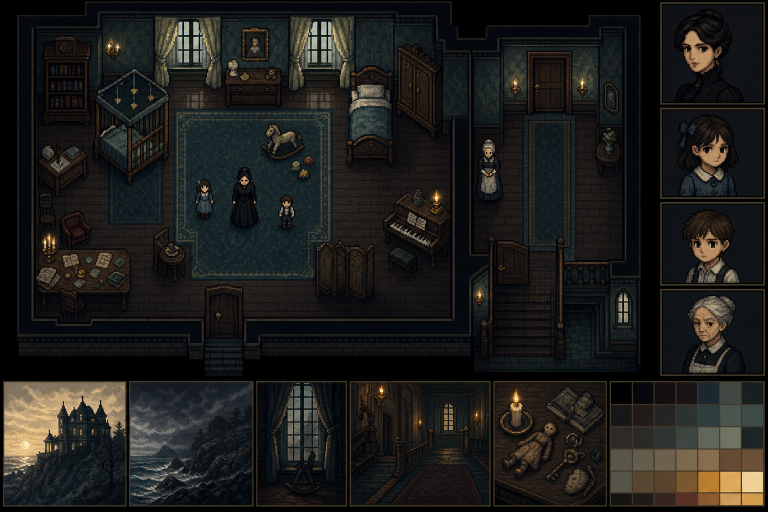
#> input picture v021/generated/50-art/style-anchor.png, 1536 x 1024 px (shown at 1/2 size)
$ python build-art-manifest.py
#> lines starting #> are read from the running program, lines starting #| are printed output that depends on the picture
import json
from pathlib import Path
from PIL import Image

ROOT = Path(__file__).resolve().parents[1]
ART = ROOT / "generated" / "50-art"
ASSETS = ROOT / "assets"

def dims(relative):
#> called with relative = 'style-anchor.png'
    file = (ART / relative).resolve()
    with Image.open(file) as image:
#> image is the input picture: PIL image 1536x1024 RGB; mean R, G, B 29.8, 29.3, 27.2
        return list(image.size)

def asset(asset_id, owner, category, kind, state, path, method, refs, production=True):
    return {
        "id": asset_id,
        "ownerId": owner,
        "category": category,
        "kind": kind,
        "state": state,
        "path": path,
        "dimensions": dims(path),
        "alpha": "binary-or-opaque",
        "productionUse": production,
        "generationMethod": method,
        "referenceAssetIds": refs,
        "source": "project-owned AI-original or pixel-native derivative",
        "author": "Storyteller 0.21-R2 art workflow",
        "license": "project-owned",
        "attribution": "none required",
        "status": "approved",
        "qaEvidence": ["visual-contact-sheet.png", "../../reports/browser-qa-r2.json"],
        "pixelSpec": {"nativeDimensions": dims(path), "nearestNeighbor": True}
    }

assets = [
    asset("asset.style-anchor", "style.mist-manor-handheld-gothic-r2", "reference", "style-frame", "approved-anchor", "style-anchor.png", "OpenAI image generation from original brief", [], False),
    asset("asset.visual-contact", "style.mist-manor-handheld-gothic-r2", "reference", "contact-sheet", "validation", "visual-contact-sheet.png", "deterministic Pillow composition", ["asset.style-anchor"], False)
]
#> call 3 of dims, with relative = 'visual-contact-sheet.png'
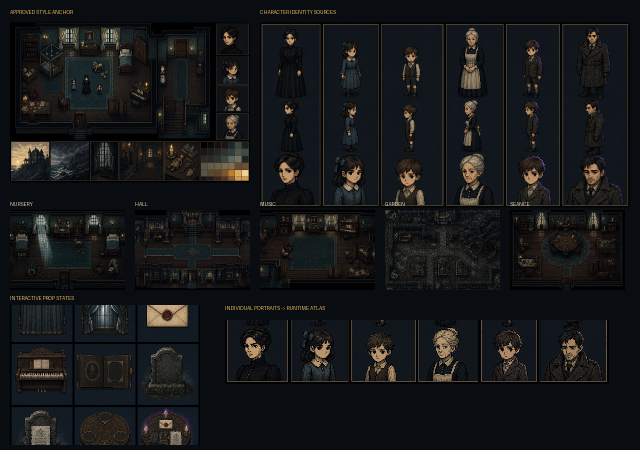
#> input picture v021/generated/50-art/visual-contact-sheet.png, 1280 x 900 px (shown at 1/2 size)
#> in dims, image is the input picture: PIL image 1280x900 RGB; mean R, G, B 22.6, 23.8, 24.9

characters = ["grace", "anne", "nicholas", "mills", "victor", "charles"]
for character in characters:
    identity = f"asset.identity.{character}"
    assets.append(asset(identity, f"character.{character}", "character-identity", "identity-sheet", "base", f"source/characters/{character}-identity.png", "cropped from approved AI-original cast identity board", ["asset.style-anchor"]))
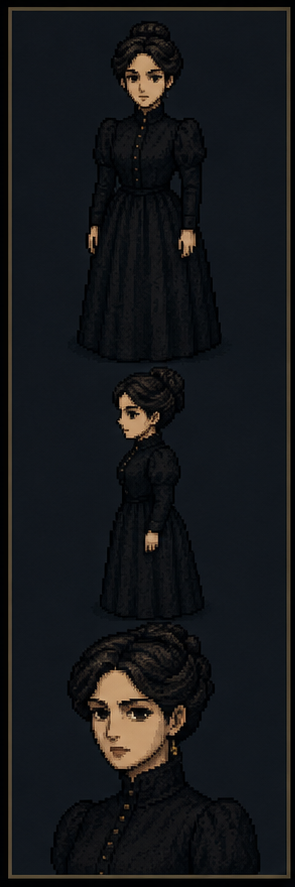
#> input picture v021/generated/50-art/source/characters/grace-identity.png, 295 x 887 px
#> in dims, image is the input picture: PIL image 295x887 RGB; mean R, G, B 21.7, 23.5, 25.9
    assets.append(asset(f"asset.portrait.{character}", f"character.{character}", "portrait", "portrait", "base", f"source/characters/{character}-portrait.png", "pixel-native crop, resize and palette reduction", [identity]))
#> (the run stopped early here; a loop or call above may not have finished)
